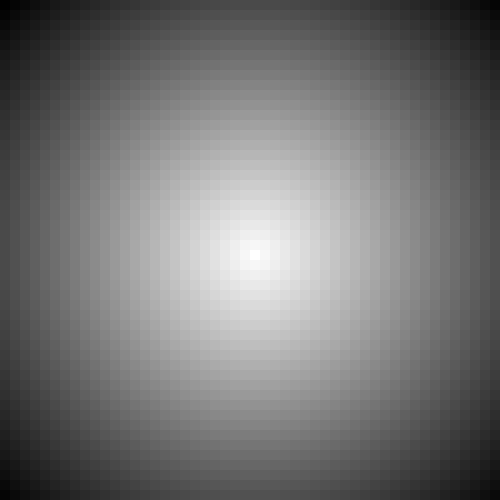
Frame 1 (no input)
Frame 60 (the mouse pressed at the canvas centre just before this capture): identical to frame 1, image omitted
Frame 120 (the mouse held since frame 60 and released just before this capture): identical to frame 1, image omitted

The Processing sketch that drew this single still picture (run headless with seeded random() and noise(); from frame 60 on, the mouse is pressed at the canvas centre):

// Processing sketch: Gradient
// ── Gradient.pde

void setup() {
  size(500, 500);
  background(50);
  frameRate(20);
}

void draw() {
  int spacing = 10;
  for (int x = 0; x < width; x += spacing) {
    for (int y = 0; y < height; y += spacing) {
      
      noStroke();
      fill(255 - 255 * ( ( abs( dist( x,y,width/2,height/2)))/ ( abs( dist( 0,0,width/2,height/2)))));
      rect(x, y, x + spacing, y + spacing);
    }
  }
}
